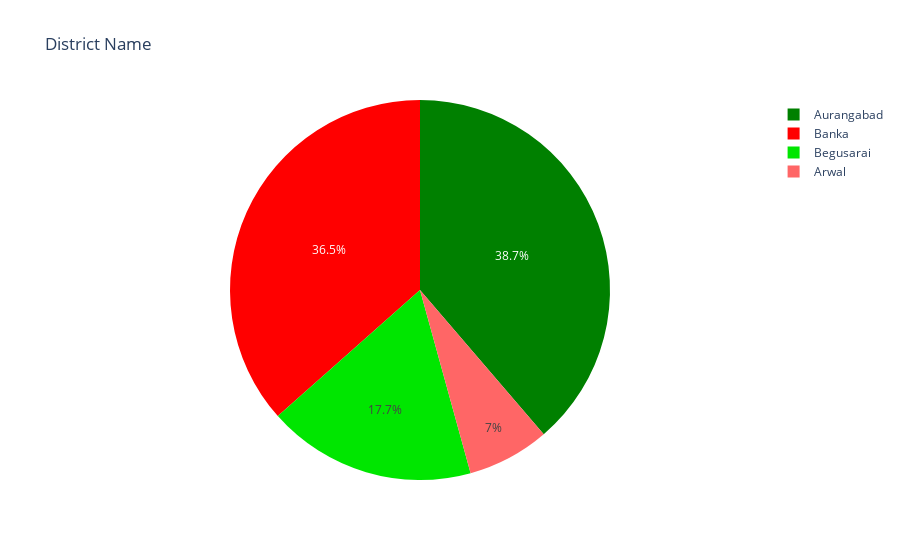
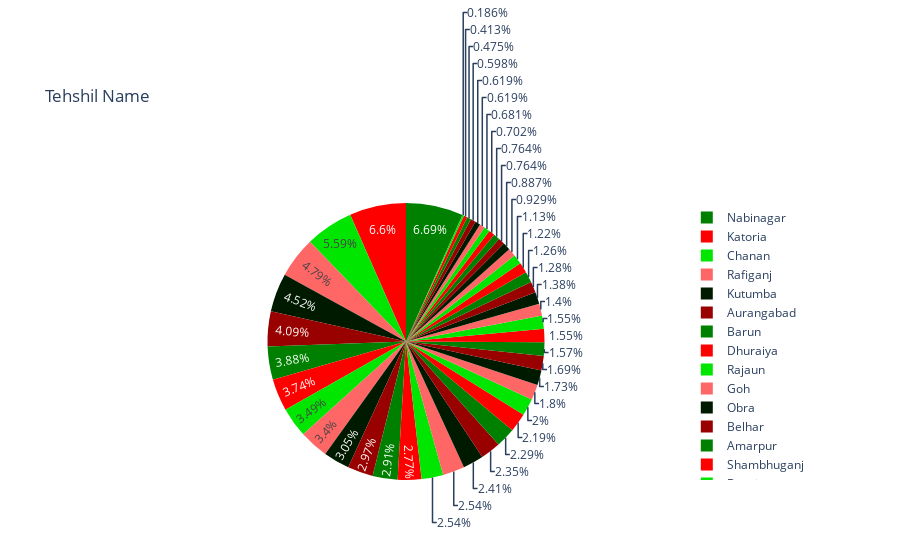

Notebook code for these charts, in order:
### Code cell
import plotly.express as px #for visualization
target_instance = FinalData["DistrictName"].value_counts().to_frame()
target_instance = target_instance.reset_index()
target_instance = target_instance.rename(columns={'index': 'Category'})
fig = px.pie(target_instance, values='DistrictName', names='Category', color_discrete_sequence=["green", "red"],
             title='District Name')
fig.show()

import plotly.express as px #for visualization
target_instance = FinalData["Tehsil Name"].value_counts().to_frame()
target_instance = target_instance.reset_index()
target_instance = target_instance.rename(columns={'index': 'Category'})
fig = px.pie(target_instance, values='Tehsil Name', names='Category', color_discrete_sequence=["green", "red"],
             title='Tehshil Name')

fig.show()

### Figure 1 — Plotly figure (JSON) as saved in the notebook; plotly's stock layout.template omitted (floating-point values rounded to 4 significant figures)
{"data": [{"domain": {"x": [0, 1], "y": [0, 1]}, "hovertemplate": "Category=%{label}<br>DistrictName=%{value}<extra></extra>", "labels": ["Aurangabad", "Banka", "Begusarai", "Arwal"], "legendgroup": "", "name": "", "showlegend": true, "type": "pie", "values": [1876, 1771, 860, 339]}], "layout": {"legend": {"tracegroupgap": 0}, "piecolorway": ["green", "red"], "title": {"text": "District Name"}}}

### Figure 2 — Plotly figure (JSON) as saved in the notebook; plotly's stock layout.template omitted (floating-point values rounded to 4 significant figures)
{"data": [{"domain": {"x": [0, 1], "y": [0, 1]}, "hovertemplate": "Category=%{label}<br>Tehsil Name=%{value}<extra></extra>", "labels": ["Nabinagar", "Katoria", "Chanan", "Rafiganj", "Kutumba", "Aurangabad", "Barun", "Dhuraiya", "Rajaun", "Goh", "Obra", "Belhar", "Amarpur", "Shambhuganj", "Bausi", "Madanpur", "Deo", "Phulidumar", "Begusarai", "Banka", "Bhagwanpur", "Daudnagar", "Karpi", "Arwal", "Balia", "Haspura", "Barauni", "Barahat", "Kurtha", "Bachhwara", "Kaler", "Bakhri", "Teghra", "Sonbhadra Banshi Suryapur", "Mansurchak", "Chhorahi", "Matihani", "Garhpura", "Sahebpur Kamal", "Cheria Bariarpur", "Birpur", "Naokothi", "Khudabandpur", "Dandari", "Shamho Akha Kurha"], "legendgroup": "", "name": "", "showlegend": true, "type": "pie", "values": [324, 320, 271, 232, 219, 198, 188, 181, 169, 165, 148, 144, 141, 134, 123, 123, 117, 114, 111, 106, 97, 87, 84, 82, 76, 75, 75, 68, 67, 62, 61, 59, 55, 45, 43, 37, 37, 34, 33, 30, 30, 29, 23, 20, 9]}], "layout": {"legend": {"tracegroupgap": 0}, "piecolorway": ["green", "red"], "title": {"text": "Tehshil Name"}}}
